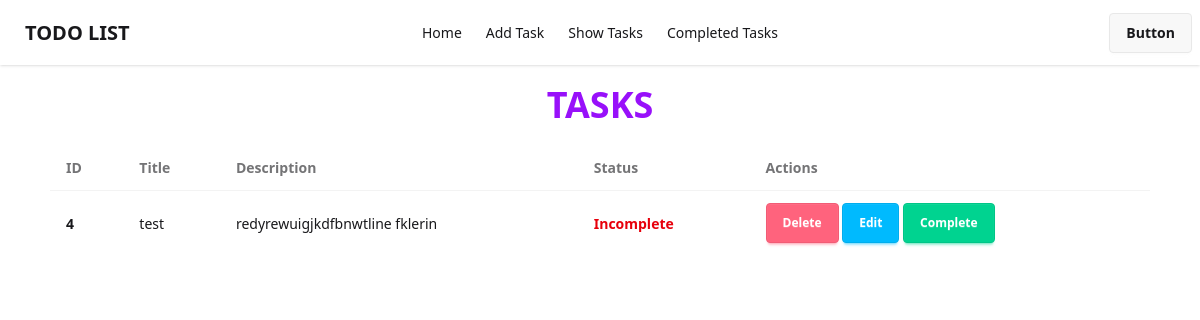
/show_tasks/, run on an earlier commit of the app's database.
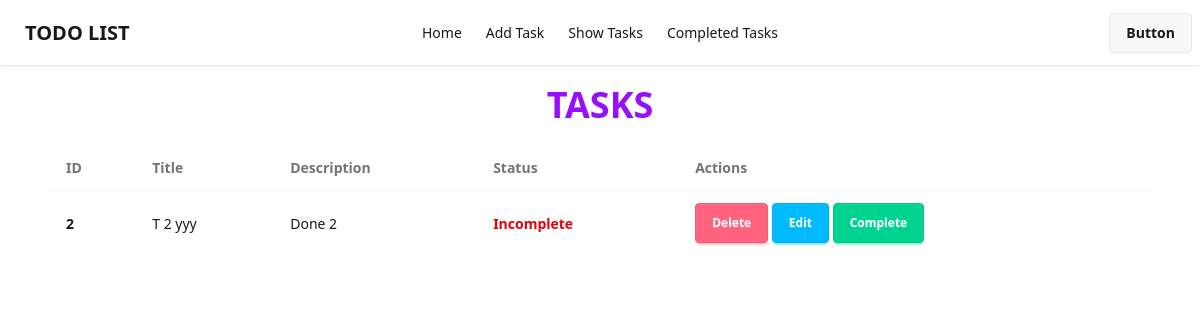
And on a later commit of the database.
### todo_app/models.py (models this page shows)
class TodoListModel(models.Model):
    id = models.IntegerField(primary_key=True)
    title = models.CharField(max_length=20)
    description = models.CharField(max_length=50)
    status = models.BooleanField(default=False)

### todo_app/views.py (the view)
# urls.py: path('show_tasks/', views.TodoListView.as_view(), name="show_tasks"),
class TodoListView(ListView):
    model = TodoListModel
    template_name = 'show_tasks.html'
    context_object_name = 'data'
    def get_queryset(self):
        return TodoListModel.objects.filter(status=False)

### todo_app/templates/show_tasks.html
{% extends "base.html" %}
{% block body %}
<h1 class="text-4xl text-purple-600 font-bold my-5 text-center">TASKS</h1>
<div class="w-11/12 mx-auto">
    <div class="overflow-x-auto">
        <table class="table">
          <thead>
            <tr>
              <th>ID</th>
              <th>Title</th>
              <th>Description</th>
              <th>Status</th>
              <th>Actions</th>
            </tr>
          </thead>
          <tbody>
            {% for task in data %}
            <tr class="hover:bg-base-300">
                <th>{{task.id}}</th>
                <td>{{task.title}}</td>
                <td>{{task.description}}</td>
                <td>
                    {% if task.status %}
                        <span class="text-green-600 font-bold">Complete</span>
                    {% else %}
                        <span class="text-red-600 font-bold">Incomplete</span>
                    {% endif %}
                </td>
                <td><a class="btn btn-error text-xs text-white" href="{% url 'delete_task' pk=task.id %}">Delete</a> <a class="btn btn-info text-xs text-white" href="{% url 'update_task' pk=task.id %}">Edit</a> <a class="btn btn-success text-xs text-white" href="{% url 'mark_complete' pk=task.id %}">Complete</a> </td>
            </tr>
            {% endfor %}
          </tbody>
        </table>
    </div>
</div>
{% endblock %}

What changed in the data, as far as the page shows it:
removed TodoListModel: id "4", title "test", description "redyrewuigjkdfbnwtline fklerin", status "Incomplete"
now on this page (row edited): TodoListModel: id "2", title "T 2 yyy", description "Done 2", status "Incomplete"
